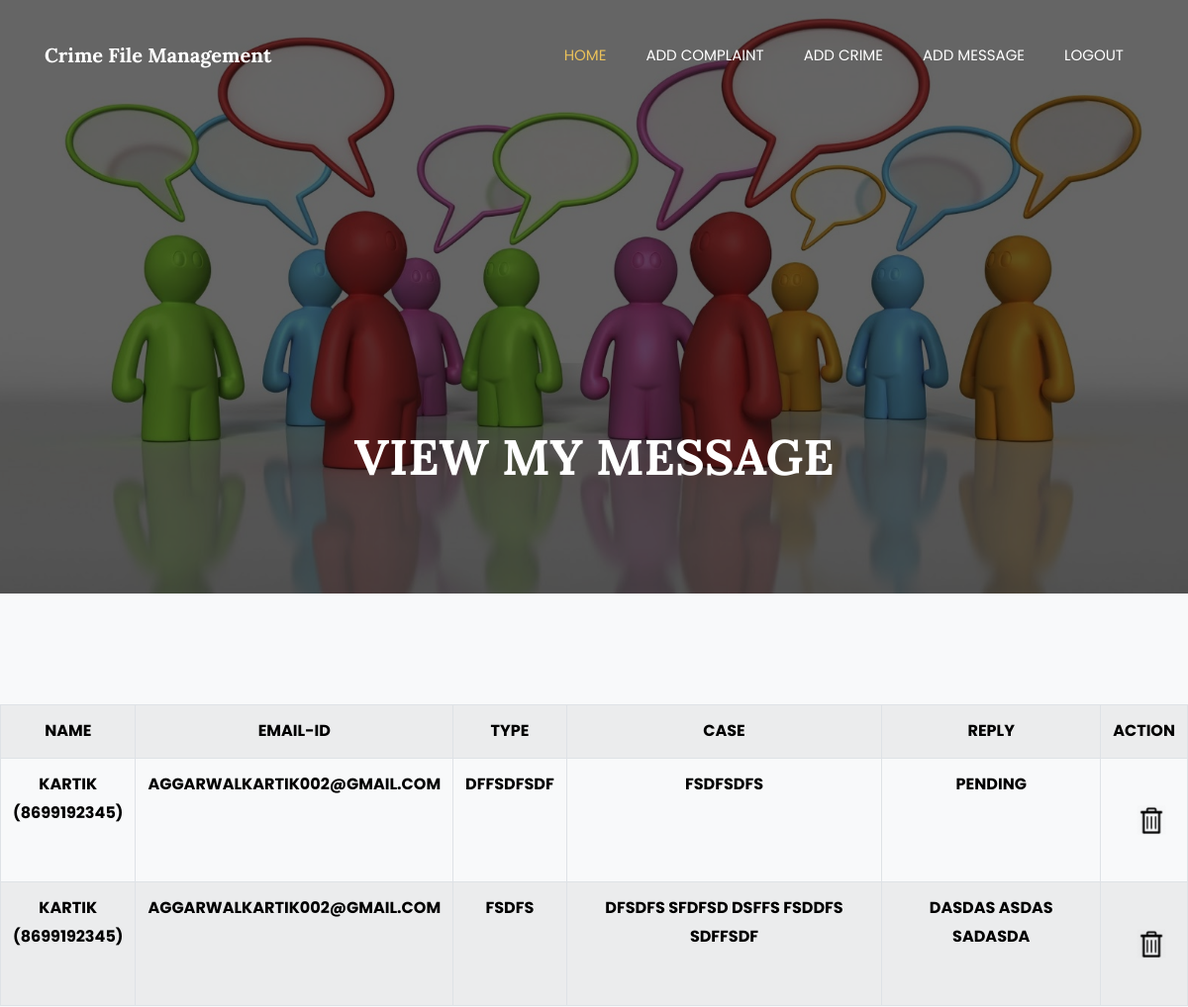
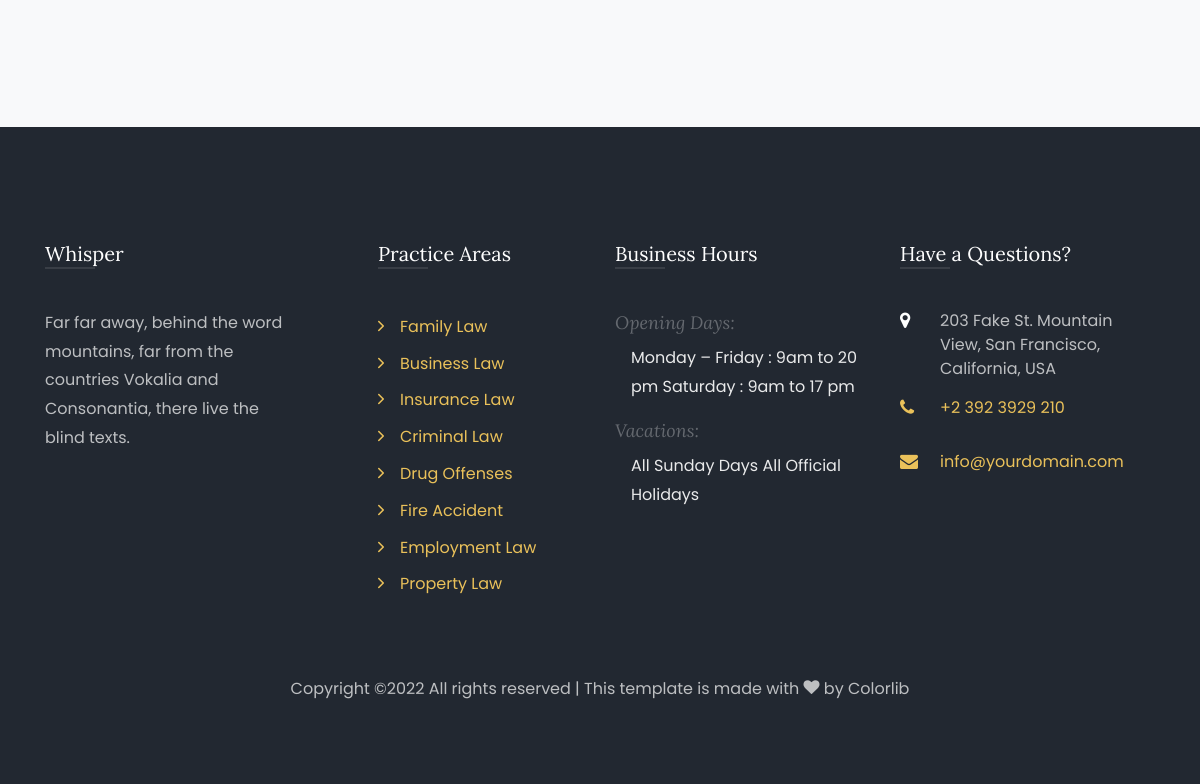
/s_message/ (signed in), run on the app's committed database (2 pictures, top to bottom).
### crime/models.py (models this page shows, shortened)
class Addmessage(models.Model):
	p_id = models.AutoField(primary_key=True)
	name=models.CharField(max_length=100)
	email=models.CharField(max_length=100)
	no=models.CharField(max_length=100)
	type1=models.CharField(max_length=100)
	msg=models.TextField(max_length=500)
	rpy=models.TextField(max_length=500)

### crime/views.py (the view)
# urls.py: path('s_message/',views.s_message),
def s_message(request):
	if request.session.has_key('email'):
		email = request.session['email']
		data=Addmessage.objects.filter(email=email).all()
		return render(request,"template/s_message.html", {"alldata" : data})
	else:
		return redirect('/login/')

### crime/template/s_message.html (shortened to what this page needs)
{% load static %}
{% include 'template/usermenu.html' %}
    <section class="hero-wrap hero-wrap-2"
    style="background-image: url({% static 'my/q2.jpg' %});" data-stellar-background-ratio="0.5">
      <div class="overlay"></div>
      <div class="container">
        <div class="row no-gutters slider-text align-items-end justify-content-center">
          <div class="col-md-9 ftco-animate pb-5 text-center">
            <h1 class="mb-3 bread">VIEW MY MESSAGE</h1>
            <p class="breadcrumbs"><span class="mr-2">
          </div>
        </div>
      </div>
    </section>
   <section class="ftco-section bg-light">
      <div class="container-fluid">
        <div class="row">
          <table class="table table-striped table-bordered">
            <tr>
                <th>Name</th>
                <th>email-id</th>
                <th>type</th>
                <th>Case</th>
                <th>Reply</th>
                <th>Action</th>
              </tr>
              {% for single in alldata %}
                <tr>
                    <th>{{single.name}}<br/>({{single.no}})</th>
                    <th>{{single.email}}</th>
                    <th>{{single.type1}}</th>
                    <th>{{single.msg}}</th>
                    <th>{{single.rpy}}</th>
                    <th><a href=" {% url 'delete_message' pk=single.p_id %}" style="    line-height: 100px;
    text-align: center;
    margin-left: 15px;"><img src="{% static 'my/del.png' %}" height="30" width="30"></a> </th>
                  </tr>
          {% endfor %}
        </table>
        </div>
      </div>
    </section>
    {% include 'template/adminfooter.html' %}

### crime/template/s_message.html (style rules this page uses)
th { text-align: center; color: black; text-transform: uppercase; }

### data on the page
Addmessage: name "KARTIK", no "8699192345", email "AGGARWALKARTIK002@GMAIL.COM", type1 "DFFSDFSDF", msg "FSDFSDFS", rpy "PENDING"
Addmessage: name "KARTIK", no "8699192345", email "AGGARWALKARTIK002@GMAIL.COM", type1 "FSDFS", msg "DFSDFS SFDFSD DSFFS FSDDFS SDFFSDF", rpy "DASDAS ASDAS SADASDA"
